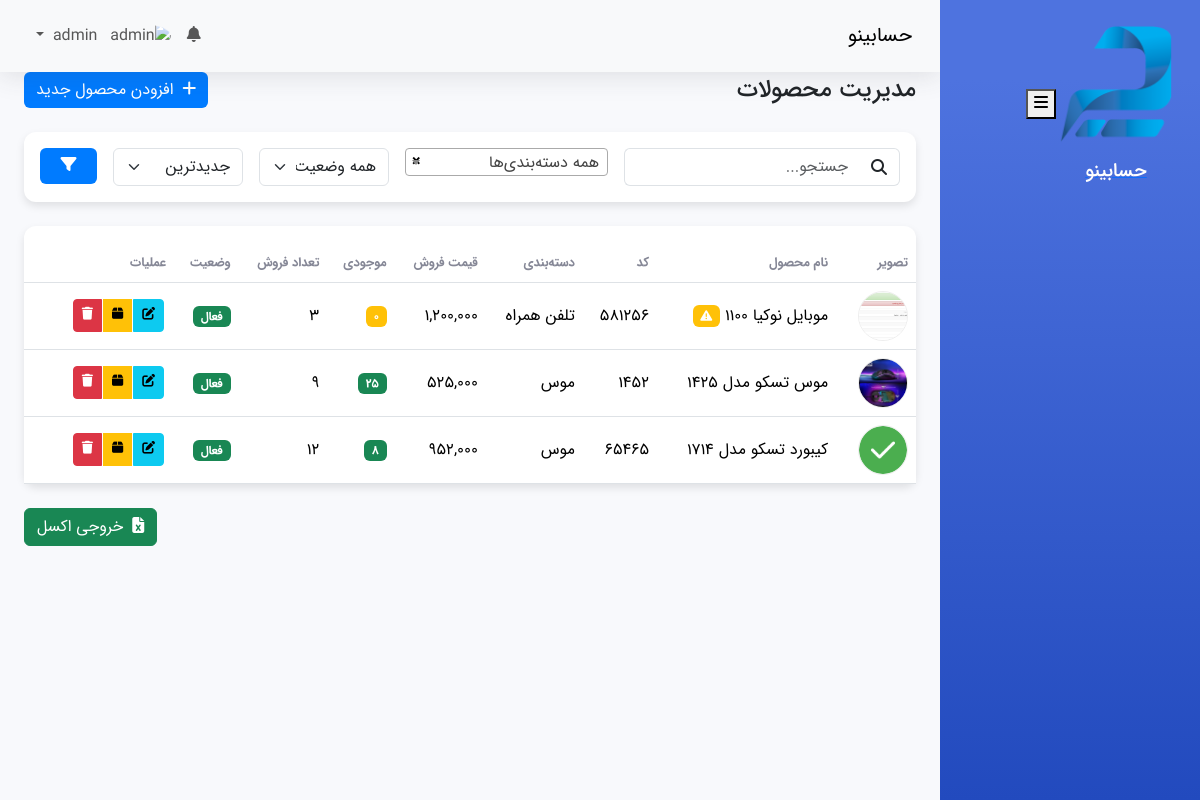
The page /products.php (signed in) on the database its author committed.
### tables this page shows
CREATE TABLE `products` (
  `id` int(11) NOT NULL,
  `code` varchar(50) DEFAULT NULL,
  `name` varchar(200) NOT NULL,
  `description` text DEFAULT NULL,
  `brand` varchar(255) DEFAULT NULL,
  `model` varchar(255) DEFAULT NULL,
  `technical_features` text DEFAULT NULL,
  `customs_tariff_code` varchar(255) DEFAULT NULL,
  `barcode` varchar(255) DEFAULT NULL,
  `store_barcode` varchar(255) DEFAULT NULL,
  `image` varchar(255) DEFAULT NULL,
  `category_id` int(11) DEFAULT NULL,
  `purchase_price` decimal(15,2) DEFAULT 0.00,
  `sale_price` decimal(15,2) DEFAULT 0.00,
  `quantity` int(11) DEFAULT 0,
  `min_quantity` int(11) DEFAULT 0,
  `unit` varchar(20) DEFAULT NULL,
  `status` enum('active','inactive') DEFAULT 'active',
  `created_at` datetime DEFAULT current_timestamp(),
  `updated_at` datetime DEFAULT current_timestamp() ON UPDATE current_timestamp()
);

CREATE TABLE `categories` (
  `id` int(11) NOT NULL,
  `name` varchar(100) NOT NULL,
  `description` text DEFAULT NULL,
  `parent_id` int(11) DEFAULT NULL,
  `status` enum('active','inactive') DEFAULT 'active',
  `created_at` datetime DEFAULT current_timestamp(),
  `updated_at` datetime DEFAULT current_timestamp() ON UPDATE current_timestamp(),
  `image` varchar(255) DEFAULT '',
  `sort_order` int(11) DEFAULT 0,
  `active` tinyint(1) DEFAULT 1
);

### includes/functions.php (called while the page is built, shortened)
<?php
function sanitize($input) {
    return htmlspecialchars(trim($input), ENT_QUOTES, 'UTF-8');
}

### config/database.php (called while the page is built, shortened)
<?php
class Database {
    private static $instance = null;
    private $conn;
    private function __construct() {
        try {
            $this->conn = new PDO(
                "mysql:host=" . DB_HOST . ";dbname=" . DB_NAME . ";charset=utf8mb4",
                DB_USER,
                DB_PASS,
                [
                    PDO::ATTR_ERRMODE => PDO::ERRMODE_EXCEPTION,
                    PDO::ATTR_DEFAULT_FETCH_MODE => PDO::FETCH_ASSOC,
                    PDO::MYSQL_ATTR_INIT_COMMAND => "SET NAMES utf8mb4"
                ]
            );
        } catch (PDOException $e) {
            die("خطا در اتصال به پایگاه داده: " . $e->getMessage());
        }
    }
    public static function getInstance() {
        if (self::$instance === null) {
            self::$instance = new self();
        }
        return self::$instance;
    }
    public function query($sql, $params = []) {
        try {
            $stmt = $this->conn->prepare($sql);
            $stmt->execute($params);
            return $stmt;
        } catch (PDOException $e) {
            throw new Exception("خطا در اجرای کوئری: " . $e->getMessage());
        }
    }
}

### products.php (the view, shortened to what this page needs)
<?php
$db = Database::getInstance();
$search = sanitize($_GET['search'] ?? '');
$status = $_GET['status'] ?? 'all';
$sort = $_GET['sort'] ?? 'id_desc';
$page = max(1, (int)($_GET['page'] ?? 1));
$per_page = 20;
$params = [];
$where = ['1=1'];
$where = implode(' AND ', $where);
$order_by = match($sort) {
    'name_asc' => 'p.name ASC',
    'name_desc' => 'p.name DESC',
    'price_asc' => 'p.sale_price ASC',
    'price_desc' => 'p.sale_price DESC',
    'stock_asc' => 'p.quantity ASC',
    'stock_desc' => 'p.quantity DESC',
    'id_asc' => 'p.id ASC',
    default => 'p.id DESC'
};
$offset = ($page - 1) * $per_page;
$products = $db->query(
    "SELECT p.*, c.name as category_name,
    (SELECT COUNT(*) FROM invoice_items WHERE product_id = p.id) as total_sales
    FROM products p
    LEFT JOIN categories c ON p.category_id = c.id
    WHERE {$where}
    ORDER BY {$order_by}
    LIMIT {$per_page} OFFSET {$offset}",
    $params
)->fetchAll();
?>
<!DOCTYPE html>
<html lang="fa" dir="rtl">
<head>
    <link href="assets/css/fontiran.css" rel="stylesheet">
    <link rel="stylesheet" href="https://cdn.jsdelivr.net/npm/bootstrap@5.3.2/dist/css/bootstrap.rtl.min.css">
    <link rel="stylesheet" href="https://cdnjs.cloudflare.com/ajax/libs/font-awesome/6.5.1/css/all.min.css">
    <link rel="stylesheet" href="assets/css/dashboard.css">
    <link rel="stylesheet" href="assets/css/products.css">
    <link rel="stylesheet" href="https://cdnjs.cloudflare.com/ajax/libs/select2/4.1.0-rc.0/css/select2.min.css" />
</head>
<body>
    <div class="d-flex">
        <?php include 'includes/sidebar.php'; ?>
        <div class="main-content w-100">
            <?php include 'includes/navbar.php'; ?>
            <div class="container-fluid px-4">
                <div class="row align-items-center g-4 mb-4">
                    <div class="col">
                        <h4 class="mb-0">مدیریت محصولات</h4>
                    </div>
                    <div class="col-auto">
                        <a href="product-add.php" class="btn btn-primary">
                            <i class="fas fa-plus me-1"></i>
                            افزودن محصول جدید
                        </a>
                    </div>
                </div>
                <div class="card mb-4">
                    <div class="card-body">
                        <form method="GET" class="row g-3">
                            <div class="col-md-4">
                                <div class="input-group">
                                    <span class="input-group-text">
                                        <i class="fas fa-search"></i>
                                    </span>
                                    <input type="text" name="search" class="form-control" placeholder="جستجو..." value="<?php echo $search; ?>">
                                </div>
                            </div>
                            <div class="col-md-3">
                            </div>
                            <div class="col-md-2">
                                <select name="status" class="form-select">
                                    <option value="all" <?php echo $status == 'all' ? 'selected' : ''; ?>>همه وضعیت‌ها</option>
                                </select>
                            </div>
                            <div class="col-md-2">
                                <select name="sort" class="form-select">
                                    <option value="id_desc" <?php echo $sort == 'id_desc' ? 'selected' : ''; ?>>جدیدترین</option>
                                </select>
                            </div>
                            <div class="col-md-1">
                                <button type="submit" class="btn btn-primary w-100">
                                    <i class="fas fa-filter"></i>
                                </button>
                            </div>
                        </form>
                    </div>
                </div>
                <div class="card">
                    <div class="table-responsive">
                        <table class="table table-hover align-middle mb-0">
                            <thead>
                                <tr>
                                    <th width="80">تصویر</th>
                                    <th>نام محصول</th>
                                    <th>کد</th>
                                    <th>دسته‌بندی</th>
                                    <th>قیمت فروش</th>
                                    <th>موجودی</th>
                                    <th>تعداد فروش</th>
                                    <th>وضعیت</th>
                                    <th width="150">عملیات</th>
                                </tr>
                            </thead>
                            <tbody>
                                <?php foreach ($products as $product): ?>
                                <tr>
                                    <td>
                                        <img src="<?php echo !empty($product['image']) ? $product['image'] : 'assets/images/no-image.png'; ?>"
                                             alt="<?php echo htmlspecialchars($product['name']); ?>"
                                             class="product-thumbnail">
                                    </td>
                                    <td>
                                        <?php echo htmlspecialchars($product['name']); ?>
                                        <?php if ($product['quantity'] <= $product['min_quantity']): ?>
                                            <span class="badge bg-warning" data-bs-toggle="tooltip" title="کم موجود">
                                                <i class="fas fa-exclamation-triangle"></i>
                                            </span>
                                        <?php endif; ?>
                                    </td>
                                    <td><?php echo htmlspecialchars($product['code']); ?></td>
                                    <td><?php echo htmlspecialchars($product['category_name'] ?? '-'); ?></td>
                                    <td><?php echo number_format($product['sale_price']); ?></td>
                                    <td>
                                        <span class="badge <?php echo $product['quantity'] <= $product['min_quantity'] ? 'bg-warning' : 'bg-success'; ?>">
                                            <?php echo number_format($product['quantity']); ?>
                                        </span>
                                    </td>
                                    <td><?php echo number_format($product['total_sales']); ?></td>
                                    <td>
                                        <span class="badge <?php echo $product['status'] == 'active' ? 'bg-success' : 'bg-danger'; ?>">
                                            <?php echo $product['status'] == 'active' ? 'فعال' : 'غیرفعال'; ?>
                                        </span>
                                    </td>
                                    <td>
                                        <div class="btn-group">
                                            <a href="product-edit.php?id=<?php echo $product['id']; ?>"
                                               class="btn btn-sm btn-info"
                                               data-bs-toggle="tooltip"
                                               title="ویرایش">
                                                <i class="fas fa-edit"></i>
                                            </a>
                                            <a href="inventory.php?product_id=<?php echo $product['id']; ?>"
                                               class="btn btn-sm btn-warning"
                                               data-bs-toggle="tooltip"
                                               title="موجودی">
                                                <i class="fas fa-box"></i>
                                            </a>
                                            <button type="button"
                                                    class="btn btn-sm btn-danger delete-product"
                                                    data-id="<?php echo $product['id']; ?>"
                                                    data-name="<?php echo htmlspecialchars($product['name']); ?>"
                                                    data-bs-toggle="tooltip"
                                                    title="حذف">
                                                <i class="fas fa-trash"></i>
                                            </button>
                                        </div>
                                    </td>
                                </tr>
                                <?php endforeach; ?>
                            </tbody>
                        </table>
                    </div>
                </div>
                <div class="d-flex justify-content-end mt-4">
                    <button type="button" class="btn btn-success" id="export-excel">
                        <i class="fas fa-file-excel me-1"></i>
                        خروجی اکسل
                    </button>
                </div>
            </div>
        </div>
    </div>
</body>
</html>

### assets/css/dashboard.css (style rules this page uses)
:root { --primary-color: #4e73df; --secondary-color: #858796; --success-color: #1cc88a; --info-color: #36b9cc; --warning-color: #f6c23e; --danger-color: #e74a3b; --light-color: #f8f9fc; --dark-color: #5a5c69; --sidebar-width: 260px; }
body, .apexcharts-text { font-family: 'IRANSans', sans-serif !important; }
body { font-family: IRANSans, -apple-system, BlinkMacSystemFont, "Segoe UI", Roboto, "Helvetica Neue", Arial, sans-serif; background-color: var(--light-color); }
.main-content { margin-right: var(--sidebar-width); transition: all 0.3s ease; }
.card { border: none; border-radius: 0.5rem; box-shadow: 0 .15rem 1.75rem 0 rgba(58,59,69,.15); margin-bottom: 1.5rem; }
.table { margin: 0; }
.table th { font-weight: 600; text-transform: uppercase; font-size: 0.8rem; color: var(--secondary-color); border-top: none; }
.table td { vertical-align: middle; }
.btn-sm { padding: 0.25rem 0.5rem; font-size: 0.875rem; }
.btn-group .btn { font-size: 0.8rem; padding: 0.375rem 0.75rem; }

### assets/css/products.css (style rules this page uses)
.product-thumbnail { width: 60px; height: 60px; object-fit: cover; border-radius: 8px; border: 1px solid #eee; }
.btn-group .btn { margin: 0 2px; padding: 0.375rem 0.5rem; }
.card .input-group-text { background: transparent; border-left: none; }
.card .form-control { border-right: none; }
.table th { font-weight: 600; white-space: nowrap; }
.table td { vertical-align: middle; }

### products.php (style rules this page uses)
.card { box-shadow: 0 4px 8px rgba(0, 0, 0, 0.1); border-radius: 12px; }
.btn-primary { background-color: #007bff; border: none; }
.product-thumbnail { width: 50px; height: 50px; object-fit: cover; border-radius: 50%; }
.table-responsive { margin-top: 20px; }

### rows shown on the page
products: image (picture), min_quantity 1 (drawn), code "581256", category.name "تلفن همراه", sale_price "1,200,000", quantity "0", total_sales "3", status "فعال"
products: image (picture), name "موس تسکو مدل 1425", code "1452", category.name "موس", sale_price "525,000", quantity "25", total_sales "9", status "فعال"
products: image (picture), name "کیبورد تسکو مدل 1714", code "65465", category.name "موس", sale_price "952,000", quantity "8", total_sales "12", status "فعال"

### other values the page prints
SITE_NAME "حسابینو"
$pageTitle "حسابینو"
